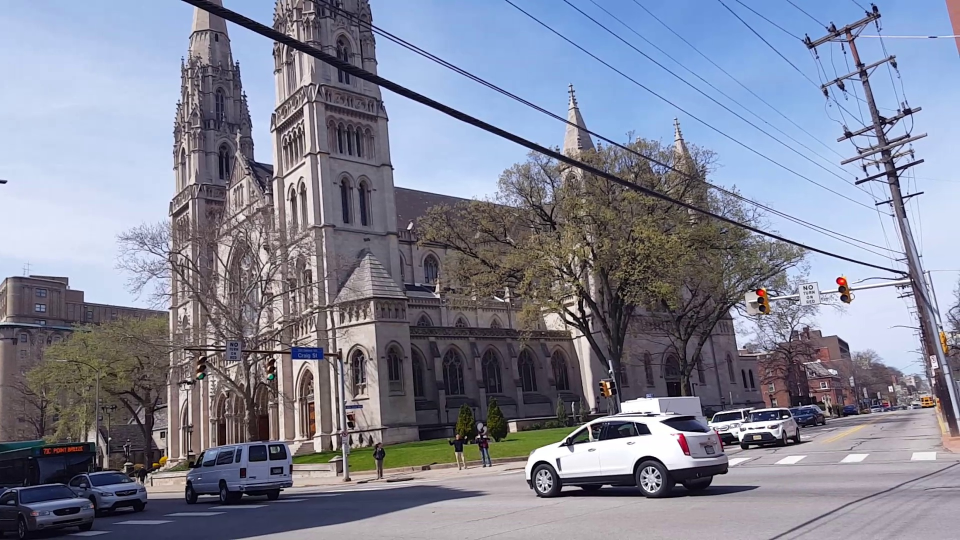
#> input picture hw4/data/q6/cam1_time6.jpg, 1920 x 1080 px (shown at 1/2 size)
$ python main.py
#> lines starting #> are read from the running program, lines starting #| are printed output that depends on the picture
import numpy as np
import matplotlib.pyplot as plt

from submission import eightpoint
from submission import essentialMatrix
from submission import ransacF
from submission import triangulate
from helper import displayEpipolarF
from submission import rodrigues
from submission import invRodrigues
from submission import bundleAdjustment
from submission import essentialMatrix
from helper import epipolarMatchGUI
from helper import camera2
from helper import visualize_keypoints
from helper import plot_3d_keypoint
from submission import MultiviewReconstruction
import cv2

if __name__ == '__main__':
    # for question 2
    # img1 = plt.imread('../data/im1.png')
    # img2 = plt.imread('../data/im2.png')
    # print('F',F)
    # print('img1 shape', img1.shape)
    # print('img2 shape', img2.shape)
    # print('M', M)


    # data = np.load('../data/some_corresp.npz')
    # pts1 = data['pts1']
    # pts2 = data['pts2']
    # M = max(img1.shape[0], img1.shape[1])
    # F = eightpoint(pts1,pts2,M)

    #save F
    # np.savez('../result/q2_1.npz', F = F, M = M)
    #visualize the result
    # F = np.load('../result/q2_1.npz')['F']
    # print(F)
    # print(np.load('../result/q2_1.npz')['M'])
    # print(essentialMatrix(F))
    # displayEpipolarF(img1, img2, F)


    #question 4.1
    # img1 = plt.imread('../data/im1.png')
    # img2 = plt.imread('../data/im2.png')
    # F =np.load('q2_1.npz')['F']
    # epipolarMatchGUI(img1,img2,F)

    # pts1, pts2 done by manually print out each points and hard code
    # p1: 54, 185
    # p2: 54, 177
    # p1: 64, 135
    # p2: 65, 122
    # p1: 128, 212
    # p2: 128, 176
    # p1: 479, 94
    # p2: 471, 95
    # p1: 500, 157
    # p2: 494, 135
    # p1: 518, 230
    # p2: 516, 190
    # p1: 219, 372
    # p2: 222, 386
    # p1: 376, 289
    # p2: 379, 283
    # p1: 426, 380
    # p2: 435, 393
    # p1: 309, 224
    # p2: 308, 204
    # pts1 = [[54, 185], [64, 135], [128, 212], [479, 94], [500, 157], [518, 230],\
    #         [219, 372], [376, 289], [426, 380], [309, 224]]
    # pts2 = [[54, 177], [65, 122], [128, 176], [471, 95], [494, 135], [516, 190],\
    #         [222, 386], [379, 283], [435, 393], [308, 204]]
    # pts1 = np.array(pts1)
    # pts2 = np.array(pts2)
    #
    # # save F, pts1, pts2
    # np.savez('q4_1.npz', F = F, pts1 = pts1, pts2 = pts2)
    # data = np.load('q4_1.npz')
    # print(data['F'])
    # print(data['pts1'])
    # print(data['pts2'])

    # # for question 5.1
    # img1 = plt.imread('../data/im1.png')
    # img2 = plt.imread('../data/im2.png')
    # # # # print('F',F)
    # # # # print('img1 shape', img1.shape)
    # # # # print('img2 shape', img2.shape)
    # # # # print('M', M)
    # # #
    # # #
    # data = np.load('../data/some_corresp_noisy.npz')
    # # data = np.load('../data/some_corresp.npz')
    # pts1 = data['pts1']
    # pts2 = data['pts2']
    # M = max(img1.shape[0], img1.shape[1])
    # # F = eightpoint(pts1,pts2,M)
    # # print('F: ', F, '\n')
    # F, inliers = ransacF(pts1,pts2,M, 30, 0.3)
    # print('F_RANSAC: ', F, '\n')
    # # # save F
    # # np.savez('../result/q2_1.npz', F = F, M = M)
    # # #visualize the result
    # displayEpipolarF(img1, img2, F)

    #question 5.2
    # r = np.ones([3,1])
    # R = rodrigues(r)
    # assert R.shape == (3,3), 'rodrigues returns 3x3 matrix'
    # print(R)
    #
    # R = np.eye(3)
    # R=np.array([[0.22629564, -0.18300792, 0.95671228],[0.95671228, 0.22629564, -0.18300792],[-0.18300792, 0.95671228, 0.22629564]])
    # r = invRodrigues(R)
    # assert (r.shape == (3, )) | (r.shape==(3,1)), 'invRodriques return 3x1 vector'
    # print(r)


    # question 5.3
    # data = np.load('../data/some_corresp_noisy.npz')
    # K1 = np.load('../data/intrinsics.npz')['K1']
    # K2 = np.load('../data/intrinsics.npz')['K2']
    # F, inliers = ransacF(pts1,pts2, M, 100, 1)
    # # np.savez('../result/tmp', F = F, inliers = inliers)
    # # F = np.load('../result/tmp.npz')['F']
    # # inliers = np.load('../result/tmp.npz')['inliers']
    # # print(sum(inliers))
    # # displayEpipolarF(img1, img2, F)
    # pts1 = data['pts1'][inliers]
    # pts2 = data['pts2'][inliers]
    # # print('inliers',pts1)
    # E = essentialMatrix(F,K1,K2)
    #
    # M1 = np.hstack((np.eye(3),np.zeros((3,1))))
    # M2s = camera2(E)
    # C1 = K1 @ M1
    #
    # best_err = np.finfo('float').max
    # for ind in range(4):
    #     M2_tmp = M2s[:, :, ind]
    #     C2_tmp = K2 @ M2_tmp
    #     w_tmp,err_tmp = triangulate(C1,pts1,C2_tmp,pts2)
    #
    #     # condition for the right M2: all the depths are positive!
    #     if err_tmp < best_err:
    #         # print(np.min(w_tmp[:, -1]))
    #         best_err = err_tmp
    #         w_init = w_tmp
    #         M2_init = M2_tmp
    #         # print(err_tmp)
    # print(best_err)
    # M2, w = bundleAdjustment(K1, M1, pts1, K2, M2_init, pts2, w_init)
    # # np.savez('../result/q5.1', M2 = M2, w = w)
    #
    # fig = plt.figure()
    # ax = fig.add_subplot(111, projection = '3d')
    #
    # # original 3d points
    # for idx in range(w_init.shape[0]):
    #     xs = w_init[idx][0]
    #     ys = w_init[idx][1]
    #     zs = w_init[idx][2]
    #     ax.scatter(xs, ys, zs, marker='.', color = 'b')
    #
    #     xs_opt = w[idx][0]
    #     ys_opt = w[idx][1]
    #     zs_opt = w[idx][2]
    #     ax.scatter(xs_opt, ys_opt, zs_opt, marker='.', color = 'r')
    # ax.set_xlabel('X')
    # ax.set_ylabel('Y')
    # ax.set_zlabel('Z')
    # plt.show()
    #
    # #optimize 3d points
    # C2 = K2 @ M2
    # w_3d = np.hstack((w, np.ones((w.shape[0],1))))
    # err2 = 0
    # for i in range(pts1.shape[0]):
    #     projected1 = C1 @ w_3d[i, :].T
    #     projected2 = C2 @ w_3d[i, :].T
    #     projected1 = np.transpose(projected1[:2] / projected1[-1])
    #     projected2 = np.transpose(projected2[:2] / projected2[-1])
    #     # compute error
    #     err2 += np.sqrt(np.sum((projected1 - pts1[i]) ** 2 + (projected2 - pts2[i]) ** 2))
    #
    # print(err2)

    #question 6.1
    image1 = plt.imread('../data/q6/cam1_time6.jpg')
#> image1 is the input picture: shape (1080, 1920, 3); mean R, G, B 129.4, 132.8, 150.1
    image2 = plt.imread('../data/q6/cam2_time6.jpg')
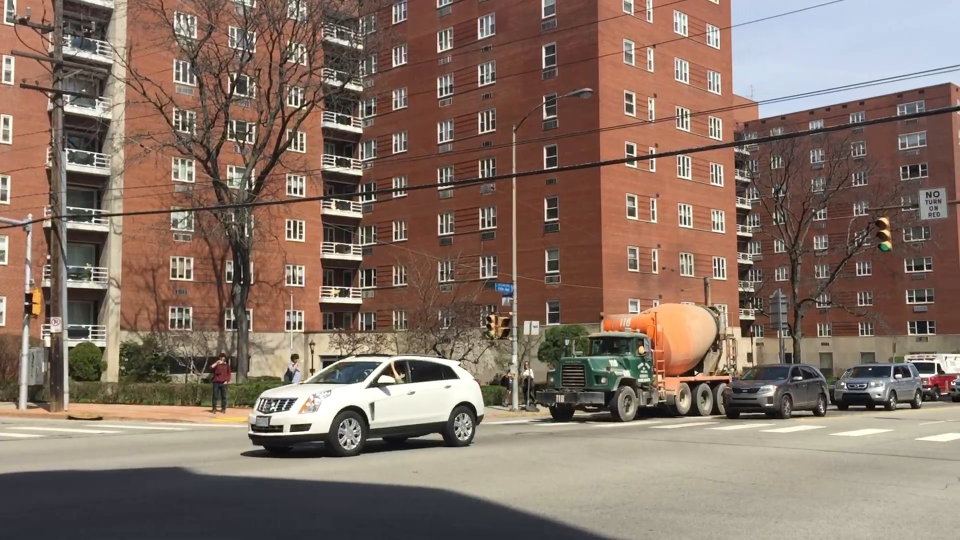
#> input picture hw4/data/q6/cam2_time6.jpg, 1920 x 1080 px (shown at 1/2 size)
#> image2 is the input picture: shape (1080, 1920, 3); mean R, G, B 133.4, 112.9, 100.6
    image3 = plt.imread('../data/q6/cam3_time6.jpg')
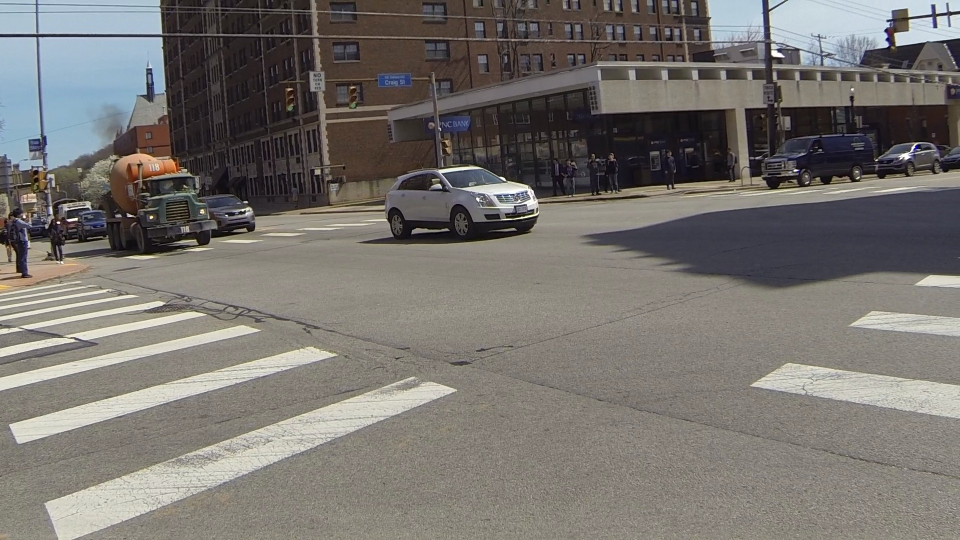
#> input picture hw4/data/q6/cam3_time6.jpg, 1920 x 1080 px (shown at 1/2 size)
#> image3 is the input picture: shape (1080, 1920, 3); mean R, G, B 118.7, 114.9, 110.6
#> (the run stopped early here; a loop or call above may not have finished)
